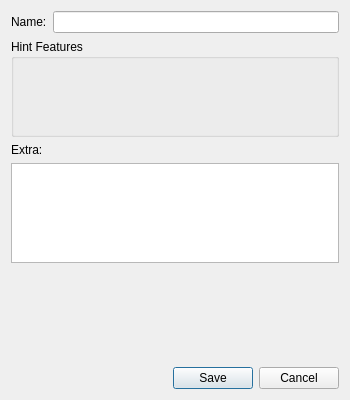
<?xml version="1.0" encoding="UTF-8"?>
<ui version="4.0">
 <class>AreaDetailsPopup</class>
 <widget class="QDialog" name="AreaDetailsPopup">
  <property name="geometry">
   <rect>
    <x>0</x>
    <y>0</y>
    <width>350</width>
    <height>400</height>
   </rect>
  </property>
  <property name="windowTitle">
   <string>Area Configuration</string>
  </property>
  <layout class="QVBoxLayout" name="verticalLayout">
   <item>
    <layout class="QHBoxLayout" name="name_layout">
     <item>
      <widget class="QLabel" name="name_label">
       <property name="sizePolicy">
        <sizepolicy hsizetype="Preferred" vsizetype="Fixed">
         <horstretch>0</horstretch>
         <verstretch>0</verstretch>
        </sizepolicy>
       </property>
       <property name="text">
        <string>Name:</string>
       </property>
      </widget>
     </item>
     <item>
      <widget class="QLineEdit" name="name_edit"/>
     </item>
    </layout>
   </item>
   <item>
    <widget class="HintFeatureListView" name="hint_feature_box">
     <property name="sizePolicy">
      <sizepolicy hsizetype="Expanding" vsizetype="Expanding">
       <horstretch>0</horstretch>
       <verstretch>0</verstretch>
      </sizepolicy>
     </property>
     <property name="minimumSize">
      <size>
       <width>0</width>
       <height>0</height>
      </size>
     </property>
     <property name="title">
      <string>Hint Features</string>
     </property>
    </widget>
   </item>
   <item>
    <widget class="QLabel" name="extra_label">
     <property name="text">
      <string>Extra:</string>
     </property>
    </widget>
   </item>
   <item>
    <widget class="QPlainTextEdit" name="extra_edit">
     <property name="maximumSize">
      <size>
       <width>16777215</width>
       <height>100</height>
      </size>
     </property>
    </widget>
   </item>
   <item>
    <spacer name="verticalSpacer">
     <property name="orientation">
      <enum>Qt::Orientation::Vertical</enum>
     </property>
     <property name="sizeHint" stdset="0">
      <size>
       <width>20</width>
       <height>40</height>
      </size>
     </property>
    </spacer>
   </item>
   <item>
    <widget class="QDialogButtonBox" name="button_box">
     <property name="orientation">
      <enum>Qt::Orientation::Horizontal</enum>
     </property>
     <property name="standardButtons">
      <set>QDialogButtonBox::StandardButton::Cancel|QDialogButtonBox::StandardButton::Save</set>
     </property>
    </widget>
   </item>
  </layout>
 </widget>
 <customwidgets>
  <customwidget>
   <class>HintFeatureListView</class>
   <extends>QGroupBox</extends>
   <header>randovania.gui.widgets.hint_feature_list_view</header>
   <container>1</container>
  </customwidget>
 </customwidgets>
 <resources/>
 <connections/>
</ui>
